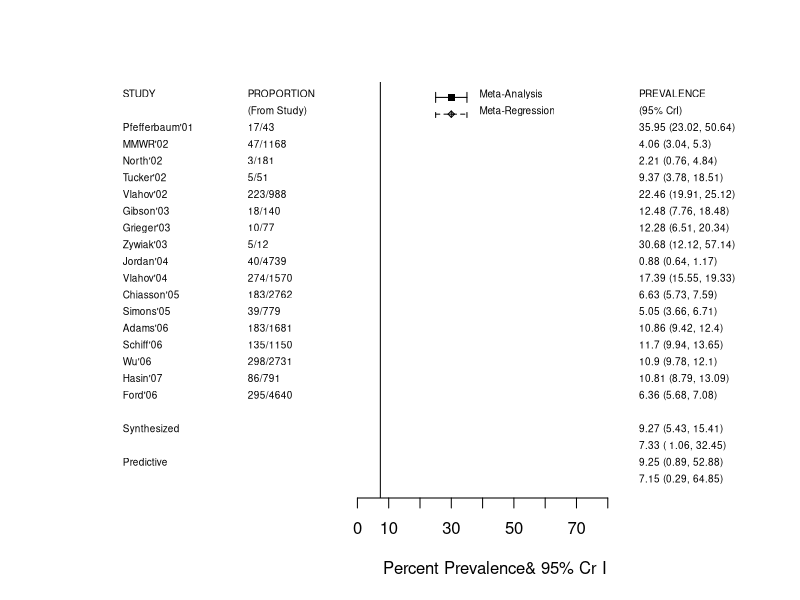

This figure's R source: (Note: this script raises an error after producing the figure.)
# From: http://www.columbia.edu/~cjd11/charles_dimaggio/DIRE/resources/Bayes/Bayes4/forestPlot.r
# By: Charles DiMaggio (Inspired by Alex Sutton at Leicester)
# Accessed: 13 Aug, 2018


#text for table
study <-c(" ", "Pfefferbaum'01", "MMWR'02", "North'02", "Tucker'02", "Vlahov'02", "Gibson'03", "Grieger'03", "Zywiak'03", "Jordan'04", "Vlahov'04", "Chiasson'05", "Simons'05", "Adams'06", "Schiff'06", "Wu'06", "Hasin'07", "Ford'06", " ", "Synthesized", " ", "Predictive", " ")
prev<-c(" ", "17/43", "47/1168", "3/181", "5/51", "223/988", "18/140", "10/77", "5/12", "40/4739", "274/1570", "183/2762", "39/779", "183/1681", "135/1150", "298/2731", "86/791", "295/4640")
months<-c(" ", "6", "2", "34", "2", "2", "12", "7", "2", "3", "6", "3", "3", "24", "12", "6", "12", "12")
event<-c(" ", "OKC", "WTC", "OKC", "OKC", "WTC", "Intifada", "WTC", "WTC", "WTC", "WTC", "WTC", "WTC", "WTC", "Intifada", "WTC", "WTC", "WTC")
sample<-c(" ", "Survivors", "General Population", "Employment", "Employment", "General Population", "Employment", "Survivors", "Treatment Group", "Survivors", "General Population", "General Population", "Employment", "General Population", "General Population", "General Population", "General Population", "General Population")
adjusted<-c(" ", "21.33 ( 1.06, 83.23) ", "3 ( 0.96, 9.1) ", "2.95 ( 0.08, 35.86) ", "5.08 ( 0.52, 36.34) ", "17.49 ( 6.47, 40.19) ", "7.33 ( 0.37, 65.89) ", "8.86 ( 0.85, 42.02) ", "19.89 ( 1.55, 76.75) ", "0.53 ( 0.05, 3.5) ", "15.26 ( 4.98, 35.7) ", "5.12 ( 1.69, 14.43) ", "3.47 ( 0.67, 13.6) ", "16.91 ( 1.88, 57.81) ", "7.61 ( 0.47, 66.09) ", "9.47 ( 2.95, 24.36) ", "11.45 ( 2.73, 32.28) ", "6.78 ( 1.57, 20.8) "," ", " ",  "7.33 ( 1.06, 32.45) ", " ", "7.15 (0.29, 64.85)")
unadjusted<-c(" ","35.95 (23.02, 50.64)", "4.06 (3.04, 5.3) ", "2.21 (0.76, 4.84) ", "9.37 (3.78, 18.51) ", "22.46 (19.91, 25.12) ", "12.48 (7.76, 18.48) ", "12.28 (6.51, 20.34) ", "30.68 (12.12, 57.14) ", "0.88 (0.64, 1.17) ", "17.39 (15.55, 19.33) ", "6.63 (5.73, 7.59) ", "5.05 (3.66, 6.71) ", "10.86 (9.42, 12.4) ", "11.7 (9.94, 13.65) ", "10.9 (9.78, 12.1) ", "10.81 (8.79, 13.09) ", "6.36 (5.68, 7.08) "," "," ", "9.27 (5.43, 15.41) "," ", "9.25 (0.89, 52.88) ")

estimates<-c(" ","35.95 (23.02, 50.64)", "4.06 (3.04, 5.3) ", "2.21 (0.76, 4.84) ", "9.37 (3.78, 18.51) ", "22.46 (19.91, 25.12) ", "12.48 (7.76, 18.48) ", "12.28 (6.51, 20.34) ", "30.68 (12.12, 57.14) ", "0.88 (0.64, 1.17) ", "17.39 (15.55, 19.33) ", "6.63 (5.73, 7.59) ", "5.05 (3.66, 6.71) ", "10.86 (9.42, 12.4) ", "11.7 (9.94, 13.65) ", "10.9 (9.78, 12.1) ", "10.81 (8.79, 13.09) ", "6.36 (5.68, 7.08) "," ", "9.27 (5.43, 15.41)","7.33 ( 1.06, 32.45)","9.25 (0.89, 52.88)","7.15 (0.29, 64.85)"," ") #includes synth and pred metaregression


#data for graph
prev.adj<-c(NA , 21.33, 3, 2.95, 5.08, 17.49, 7.33, 8.86, 19.89, 0.53, 15.26, 5. , 3.47, 16.91, 7.61, 9.47 , 11.45, 6.78,NA ,NA  ,  7.33, NA  , 7.15  )
lci.adj<-c(NA, 1.06, 0.96, 0.08, 0.52, 6.47, 0.37, 0.85, 1.55, 0.05, 4.98, 1.69, 0.67, 1.88, 0.47, 2.95, 2.73, 1.57, NA, NA, 1.06, NA, 0.29)
uci.adj<-c(NA, 83.23, 9.10, 35.86, 36.34, 40.19, 65.89, 42.02, 76.75, 3.50, 35.70, 14.43, 13.60, 57.81, 66.09, 24.36, 32.28, 20.80, NA, NA, 32.45, NA, 64.85)
prev.unadj<-c(NA, 35.95, 4.06, 2.21, 9.37, 22.46, 12.48, 12.28, 30.68, 0.88, 17.39, 6.63, 5.05, 10.86, 11.70, 10.90, 10.81, 6.36, NA,9.27, NA, 9.25,NA)
lci.unadj<-c(NA, 23.02, 3.04, 0.76, 3.78, 19.91, 7.76, 6.51, 12.12, 0.64, 15.55, 5.73, 3.66, 9.42, 9.94, 9.78, 8.79, 5.68,NA,5.43,NA,0.89,NA)
uci.unadj<-c(NA, 50.64, 5.30, 4.84, 18.51, 25.12, 18.48, 20.34, 57.14, 1.17, 19.33, 7.59, 6.71, 12.40, 13.65, 12.10, 13.09, 7.08, NA,15.41,NA,52.88,NA)
prev.metareg<-c(NA , NA, NA, NA, NA, NA, NA, NA, NA, NA, NA, NA , NA, NA, NA, NA, NA, NA,NA,7.33,NA,7.15, NA)
lci.metareg<-c(NA, NA, NA ,NA, NA, NA, NA, NA, NA, NA, NA, NA, NA, NA, NA, NA, NA, NA, NA, 1.06, NA, 0.29, NA)
uci.metareg<-c(NA, NA, NA, NA, NA, NA, NA, NA, NA, NA, NA, NA, NA, NA, NA, NA, NA, NA, NA, 32.45, NA, 64.85,NA)

win.graph()

plot(1:23,seq(5,28,len=23), type="n",axes=F,  #23 is number of data point, inlcuding spaces, will start at level 5
xlab="                               Percent Prevalence& 95% Cr I ",
ylab=" ",xlim=c(-80,120))        
axis(1, at=c(0,10,20,30,40,50,60,70,80),labels=c(0,10,20,30,40,50,60,70,80), cex=0.3)  #fix labels for axis, note adding 10
abline(v=7.33)

# column labels
text (-75,28,"STUDY", adj=c(0,0), cex=0.6)
text (-35,28,"PROPORTION", adj=c(0,0), cex=0.6)
text (-35,27,"(From Study)", adj=c(0,0), cex=0.6)
#text (-10,28,"Sample", adj=c(0,0), cex=0.6)
#text (-1.75,32,"Event", adj=c(0,0), cex=0.6)
text (90,28,"PREVALENCE", adj=c(0,0), cex=0.6)
text (90,27,"(95% CrI)", adj=c(0,0), cex=0.6)

#legend
text (39,28,"Meta-Analysis", adj=c(0,0), cex=0.6)
text (39,27,"Meta-Regression", adj=c(0,0), cex=0.6)
points(30,28,pch=15,cex=1)
points(30, 27 ,pch=9,cex=.6)
lines(c(25,35),c(28,28),lty=1)
lines(c(25,35),c(27,27),lty=2)
lines(c(25,25),c((28.3),(27.7)),lty=1)
lines(c(35,35),c((28.3),(27.7)),lty=1)
lines(c(25,25),c(27.1,26.8),lty=1)
lines(c(35,35),c((27.1),26.8),lty=1)

#loop text
for(i in 5:28) {
text (-75,i,study[28-i], adj=c(0,0), cex=0.6)
text (-35,i,prev[28-i], adj=c(0,0), cex=0.6)
text (90,i,estimates[28-i], adj=c(0,0), cex=0.6)
}

#loop point estimates adjusted and uandjusted
for(i in 1:28)  {
points(prev.unadj[i],28-i,pch=15,cex=1)
points(prev.metareg[i],27.5-i,pch=9,cex=.6)

# loop 95% CI lines
lines(c(lci.unadj[i],uci.unadj[i]),c(28-i,28-i),lty=1)
lines(c(lci.metareg[i],uci.metareg[i]),c(27.5-i,27.5-i),lty=2)

# Ends of 95% CI
lines(c(lci.unadj [i], lci.unadj [i]),c((28-i+.3),(28-i-.3)),lty=1)
lines(c(uci.unadj [i], uci.unadj [i]),c((28-i+.3),(28-i-.3)),lty=1)
lines(c(lci.metareg [i], lci.metareg [i]),c((27.5-i+.1),(27.5-i-.1)),lty=1)
lines(c(uci.metareg [i], uci.metareg[i]),c((27.5-i+.1),(27.5-i-.1)),lty=1)
}

